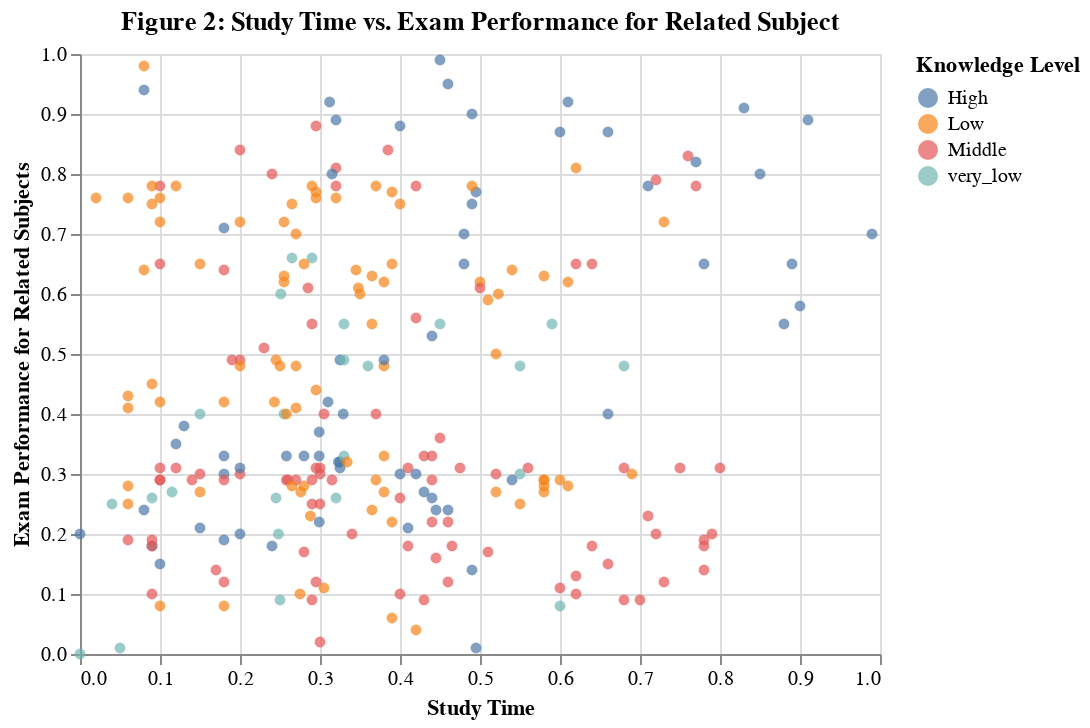

Notebook source saved alongside this figure:
### Markdown cell above
### Study Time vs. Exam Performance for Related Subjects:

### Code cell
studyTime_examPerfForRelatedSubj_plot = alt.Chart(knowledge_training_final, title = "Figure 2: Study Time vs. Exam Performance for Related Subject").mark_circle().encode(
    x=alt.X("study_time:Q", title="Study Time"),  
    y=alt.Y("exam_performance_for_related_subjects:Q", title="Exam Performance for Related Subjects"), 
    color=alt.Color("knowledge:N", title="Knowledge Level") 
)
studyTime_examPerfForRelatedSubj_plot

### Figure 1 — Vega-Lite specification as saved in the notebook (floating-point values rounded to 4 significant figures; data arrays with more than 128 entries replaced by an {"elided": "..."} marker saying what was removed)
{"config": {"view": {"continuousWidth": 400, "continuousHeight": 300}}, "data": {"name": "data-848e488d9776585eaa4bac621f89d23c"}, "mark": "circle", "encoding": {"color": {"field": "knowledge", "title": "Knowledge Level", "type": "nominal"}, "x": {"field": "study_time", "title": "Study Time", "type": "quantitative"}, "y": {"field": "exam_performance_for_related_subjects", "title": "Exam Performance for Related Subjects", "type": "quantitative"}}, "title": "Figure 2: Study Time vs. Exam Performance for Related Subject", "$schema": "https://vega.github.io/schema/vega-lite/v4.17.0.json", "datasets": {"data-848e488d9776585eaa4bac621f89d23c": {"elided": "258 records"}}}
